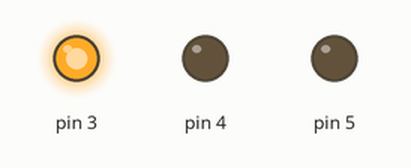
This sketch was run on a simulated Arduino Uno, built with avr-gcc and run on an emulated ATmega328P. On the bench: output pins drawn as LEDs (lit = HIGH).

Above: at 5.0 s.
At 11.0 s:
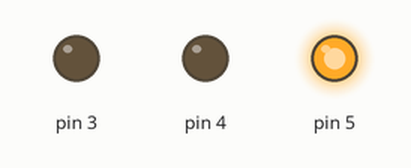
At 17.0 s:
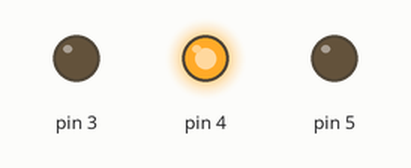
Timing chart, 0 to 28.6 s (numbered marks = the images above):
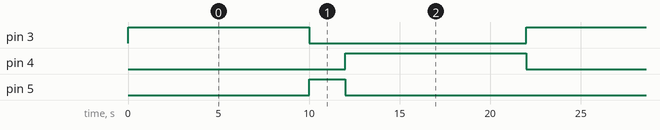

The sketch:

sketch_jan24a.ino
```cpp
void setup() {
  pinMode(3, OUTPUT);
  pinMode(4, OUTPUT);
  pinMode(5, OUTPUT);
}

void loop(){

  digitalWrite(3, HIGH);
  digitalWrite(5, LOW);
  digitalWrite(4, LOW);
  delay(10000);
  digitalWrite(3, LOW);
  digitalWrite(5, HIGH);
  digitalWrite(4, LOW);
  delay(2000);
  digitalWrite(3, LOW);
  digitalWrite(5, LOW);
  digitalWrite(4, HIGH);

  delay(10000) ;
  }
```

Measured:
- by itself, pin 3, pin 4: alternates HIGH for 10.0 s and LOW for 12.0 s
- by itself, pin 5: alternates HIGH for 2.0 s and LOW for 20.0 s
- by itself, everything shown: repeats every 22.0 s, in 3 steps
